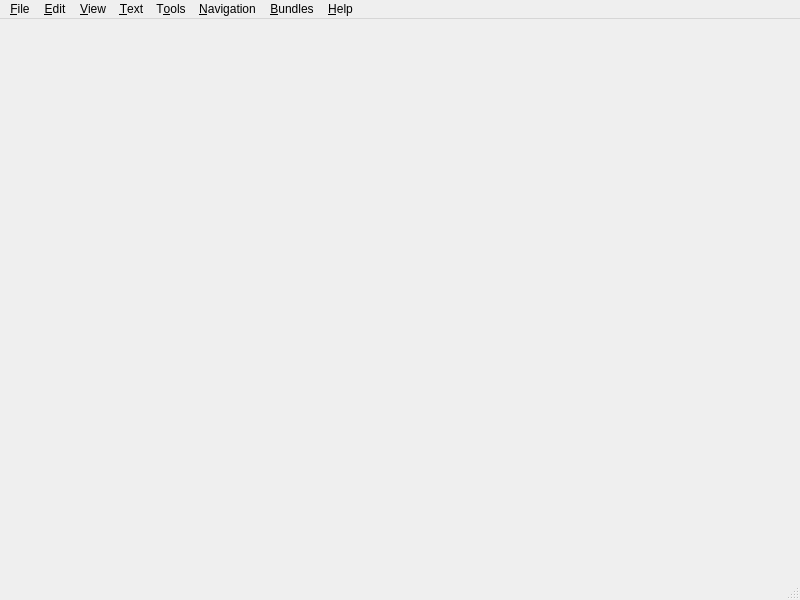
<?xml version="1.0" encoding="UTF-8"?>
<ui version="4.0">
 <class>MainWindow</class>
 <widget class="QMainWindow" name="MainWindow">
  <property name="geometry">
   <rect>
    <x>0</x>
    <y>0</y>
    <width>800</width>
    <height>600</height>
   </rect>
  </property>
  <property name="windowTitle">
   <string>MainWindow</string>
  </property>
  <property name="windowIcon">
   <iconset resource="../../res.qrc">
    <normaloff>:/resources/icons/Prymatex_Logo.png</normaloff>:/resources/icons/Prymatex_Logo.png</iconset>
  </property>
  <widget class="PMXTabWidget" name="tabWidgetEditors">
   <layout class="QVBoxLayout" name="verticalLayout"/>
  </widget>
  <widget class="QMenuBar" name="menubar">
   <property name="geometry">
    <rect>
     <x>0</x>
     <y>0</y>
     <width>800</width>
     <height>21</height>
    </rect>
   </property>
   <widget class="QMenu" name="menuFile">
    <property name="title">
     <string>&amp;File</string>
    </property>
    <addaction name="actionNewTab"/>
    <addaction name="actionOpen"/>
    <addaction name="actionSave"/>
    <addaction name="actionSave_As"/>
    <addaction name="actionSave_All"/>
    <addaction name="actionReload"/>
    <addaction name="actionClose"/>
    <addaction name="actionClose_Others"/>
    <addaction name="actionRestart"/>
    <addaction name="actionQuit"/>
   </widget>
   <widget class="QMenu" name="menuEdit">
    <property name="title">
     <string>&amp;Edit</string>
    </property>
    <addaction name="actionUndo"/>
    <addaction name="actionRedo"/>
    <addaction name="actionCopy"/>
    <addaction name="actionCut"/>
    <addaction name="actionPaste"/>
    <addaction name="actionPaste_As_New"/>
    <addaction name="actionFind"/>
    <addaction name="actionFind_Replace"/>
    <addaction name="actionPreferences"/>
    <addaction name="separator"/>
    <addaction name="separator"/>
   </widget>
   <widget class="QMenu" name="menuView">
    <property name="title">
     <string>&amp;View</string>
    </property>
    <addaction name="actionFullscreen"/>
    <addaction name="actionShow_Menus"/>
    <addaction name="separator"/>
    <addaction name="actionZoom_In"/>
    <addaction name="actionZoom_Out"/>
    <addaction name="separator"/>
    <addaction name="actionFocus_Editor"/>
    <addaction name="actionShow_Line_Numbers"/>
    <addaction name="actionShow_Folding"/>
    <addaction name="actionShow_Bookmarks_Fold"/>
    <addaction name="separator"/>
    <addaction name="actionShow_File_System_Pane"/>
    <addaction name="actionShow_Project_Dock"/>
    <addaction name="actionShow_Symbol_List"/>
    <addaction name="actionShow_Output"/>
    <addaction name="separator"/>
    <addaction name="separator"/>
    <addaction name="actionShow_Current_Scope"/>
   </widget>
   <widget class="QMenu" name="menuText">
    <property name="title">
     <string>&amp;Text</string>
    </property>
    <widget class="QMenu" name="menuConvert">
     <property name="title">
      <string>Convert</string>
     </property>
     <addaction name="actionTo_UPPERCASE"/>
     <addaction name="actionTo_lowercase"/>
     <addaction name="actionTo_TitleCase"/>
     <addaction name="actionTo_iNVERT_cASE"/>
     <addaction name="actionTranspose"/>
    </widget>
    <addaction name="menuConvert"/>
    <addaction name="actionShilft_Left"/>
    <addaction name="actionShift_Right"/>
    <addaction name="separator"/>
    <addaction name="actionTab_to_spaces"/>
    <addaction name="actionSpaces_to_Tabs"/>
    <addaction name="separator"/>
    <addaction name="actionFilter_Through_Command"/>
    <addaction name="actionRun_selection"/>
   </widget>
   <widget class="QMenu" name="menuTools">
    <property name="title">
     <string>T&amp;ools</string>
    </property>
    <widget class="QMenu" name="menuRun">
     <property name="title">
      <string>Run</string>
     </property>
     <addaction name="actionThis_file"/>
     <addaction name="actionWith_options"/>
    </widget>
    <addaction name="menuRun"/>
    <addaction name="actionTermial"/>
    <addaction name="actionFile_browser"/>
   </widget>
   <widget class="QMenu" name="menuNavigation">
    <property name="title">
     <string>&amp;Navigation</string>
    </property>
    <widget class="QMenu" name="menuPanes">
     <property name="title">
      <string>Panes</string>
     </property>
    </widget>
    <addaction name="actionToggle_Bookmark"/>
    <addaction name="actionNext_Bookmark"/>
    <addaction name="actionPrevious_Bookmark"/>
    <addaction name="actionRemove_All_Bookmarks"/>
    <addaction name="separator"/>
    <addaction name="actionNext_Tab"/>
    <addaction name="actionPrevious_Tab"/>
    <addaction name="actionMove_Tab_Left"/>
    <addaction name="actionMove_Tab_Right"/>
    <addaction name="menuPanes"/>
    <addaction name="separator"/>
    <addaction name="actionGo_To_Header_Source"/>
    <addaction name="actionGo_To_FIle"/>
    <addaction name="actionGo_To_Symbol"/>
    <addaction name="actionGo_To_Matching_Bracket"/>
    <addaction name="actionGo_To_Line"/>
   </widget>
   <widget class="QMenu" name="menuHelp">
    <property name="title">
     <string>&amp;Help</string>
    </property>
    <addaction name="actionReport_Bug"/>
    <addaction name="actionTranslate_this_application"/>
    <addaction name="actionProject_Homepage"/>
    <addaction name="actionTake_Screenshot"/>
    <addaction name="actionAbout_this_application"/>
    <addaction name="actionAbout_Qt"/>
   </widget>
   <widget class="QMenu" name="menuBundles">
    <property name="title">
     <string>&amp;Bundles</string>
    </property>
    <addaction name="actionShow_Bundle_Editor"/>
    <addaction name="actionSelect_Bundle_Item"/>
   </widget>
   <addaction name="menuFile"/>
   <addaction name="menuEdit"/>
   <addaction name="menuView"/>
   <addaction name="menuText"/>
   <addaction name="menuTools"/>
   <addaction name="menuNavigation"/>
   <addaction name="menuBundles"/>
   <addaction name="menuHelp"/>
  </widget>
  <widget class="PMXStatusBar" name="statusbar"/>
  <action name="actionNewTab">
   <property name="icon">
    <iconset resource="../../res.qrc">
     <normaloff>:/resources/actions/document-new.png</normaloff>:/resources/actions/document-new.png</iconset>
   </property>
   <property name="text">
    <string>&amp;New</string>
   </property>
   <property name="shortcut">
    <string>Ctrl+N</string>
   </property>
  </action>
  <action name="actionOpen">
   <property name="icon">
    <iconset resource="../../res.qrc">
     <normaloff>:/resources/actions/document-open.png</normaloff>:/resources/actions/document-open.png</iconset>
   </property>
   <property name="text">
    <string>Open</string>
   </property>
   <property name="shortcut">
    <string>Ctrl+O</string>
   </property>
  </action>
  <action name="actionSave">
   <property name="icon">
    <iconset resource="../../res.qrc">
     <normaloff>:/resources/actions/document-save.png</normaloff>:/resources/actions/document-save.png</iconset>
   </property>
   <property name="text">
    <string>Save</string>
   </property>
   <property name="shortcut">
    <string>Ctrl+S</string>
   </property>
  </action>
  <action name="actionSave_As">
   <property name="icon">
    <iconset resource="../../res.qrc">
     <normaloff>:/resources/actions/document-save-as.png</normaloff>:/resources/actions/document-save-as.png</iconset>
   </property>
   <property name="text">
    <string>Save As</string>
   </property>
   <property name="shortcut">
    <string>Ctrl+Shift+S</string>
   </property>
  </action>
  <action name="actionSave_All">
   <property name="icon">
    <iconset resource="../../res.qrc">
     <normaloff>:/resources/actions/document-save-all.png</normaloff>:/resources/actions/document-save-all.png</iconset>
   </property>
   <property name="text">
    <string>Save All</string>
   </property>
   <property name="shortcut">
    <string>Ctrl+Alt+S</string>
   </property>
  </action>
  <action name="actionReload">
   <property name="text">
    <string>Reload</string>
   </property>
   <property name="shortcut">
    <string>F5</string>
   </property>
  </action>
  <action name="actionClose">
   <property name="icon">
    <iconset resource="../../res.qrc">
     <normaloff>:/resources/actions/tab-close.png</normaloff>:/resources/actions/tab-close.png</iconset>
   </property>
   <property name="text">
    <string>Close</string>
   </property>
   <property name="shortcut">
    <string>Ctrl+W</string>
   </property>
  </action>
  <action name="actionClose_Others">
   <property name="icon">
    <iconset resource="../../res.qrc">
     <normaloff>:/resources/actions/tab-close-other.png</normaloff>:/resources/actions/tab-close-other.png</iconset>
   </property>
   <property name="text">
    <string>Close Others</string>
   </property>
   <property name="shortcut">
    <string>Ctrl+Alt+W</string>
   </property>
  </action>
  <action name="actionRestart">
   <property name="text">
    <string>Restart</string>
   </property>
   <property name="shortcut">
    <string>Alt+Shift+R</string>
   </property>
  </action>
  <action name="actionQuit">
   <property name="icon">
    <iconset resource="../../res.qrc">
     <normaloff>:/resources/actions/system-shutdown.png</normaloff>:/resources/actions/system-shutdown.png</iconset>
   </property>
   <property name="text">
    <string>Quit</string>
   </property>
   <property name="shortcut">
    <string>Ctrl+Q</string>
   </property>
  </action>
  <action name="actionUndo">
   <property name="icon">
    <iconset resource="../../res.qrc">
     <normaloff>:/resources/actions/edit-undo.png</normaloff>:/resources/actions/edit-undo.png</iconset>
   </property>
   <property name="text">
    <string>Undo</string>
   </property>
   <property name="shortcut">
    <string>Ctrl+Z</string>
   </property>
  </action>
  <action name="actionRedo">
   <property name="icon">
    <iconset resource="../../res.qrc">
     <normaloff>:/resources/actions/edit-redo.png</normaloff>:/resources/actions/edit-redo.png</iconset>
   </property>
   <property name="text">
    <string>Redo</string>
   </property>
   <property name="shortcut">
    <string>Ctrl+Shift+Z</string>
   </property>
  </action>
  <action name="actionCopy">
   <property name="icon">
    <iconset resource="../../res.qrc">
     <normaloff>:/resources/actions/edit-copy.png</normaloff>:/resources/actions/edit-copy.png</iconset>
   </property>
   <property name="text">
    <string>Copy</string>
   </property>
   <property name="shortcut">
    <string>Ctrl+C</string>
   </property>
  </action>
  <action name="actionCut">
   <property name="icon">
    <iconset resource="../../res.qrc">
     <normaloff>:/resources/actions/edit-cut.png</normaloff>:/resources/actions/edit-cut.png</iconset>
   </property>
   <property name="text">
    <string>Cut</string>
   </property>
   <property name="shortcut">
    <string>Ctrl+X</string>
   </property>
  </action>
  <action name="actionPaste">
   <property name="icon">
    <iconset resource="../../res.qrc">
     <normaloff>:/resources/actions/edit-paste.png</normaloff>:/resources/actions/edit-paste.png</iconset>
   </property>
   <property name="text">
    <string>Paste</string>
   </property>
   <property name="shortcut">
    <string>Ctrl+V</string>
   </property>
  </action>
  <action name="actionPaste_As_New">
   <property name="icon">
    <iconset resource="../../res.qrc">
     <normaloff>:/resources/actions/edit-paste.png</normaloff>:/resources/actions/edit-paste.png</iconset>
   </property>
   <property name="text">
    <string>Paste As New</string>
   </property>
   <property name="shortcut">
    <string>Ctrl+Shift+V</string>
   </property>
  </action>
  <action name="actionFind">
   <property name="icon">
    <iconset resource="../../res.qrc">
     <normaloff>:/resources/actions/edit-find-project.png</normaloff>:/resources/actions/edit-find-project.png</iconset>
   </property>
   <property name="text">
    <string>Find</string>
   </property>
   <property name="shortcut">
    <string>Ctrl+F</string>
   </property>
  </action>
  <action name="actionFind_Replace">
   <property name="icon">
    <iconset resource="../../res.qrc">
     <normaloff>:/resources/actions/edit-find-replace.png</normaloff>:/resources/actions/edit-find-replace.png</iconset>
   </property>
   <property name="text">
    <string>Find/Replace</string>
   </property>
   <property name="shortcut">
    <string>Ctrl+R</string>
   </property>
  </action>
  <action name="actionPreferences">
   <property name="icon">
    <iconset resource="../../res.qrc">
     <normaloff>:/resources/actions/configure.png</normaloff>:/resources/actions/configure.png</iconset>
   </property>
   <property name="text">
    <string>Preferences</string>
   </property>
   <property name="shortcut">
    <string>Alt+P</string>
   </property>
  </action>
  <action name="actionFullscreen">
   <property name="checkable">
    <bool>true</bool>
   </property>
   <property name="text">
    <string>Fullscreen</string>
   </property>
   <property name="shortcut">
    <string>F11</string>
   </property>
  </action>
  <action name="actionShow_Menus">
   <property name="checkable">
    <bool>true</bool>
   </property>
   <property name="checked">
    <bool>true</bool>
   </property>
   <property name="text">
    <string>Show Menus</string>
   </property>
   <property name="shortcut">
    <string>Ctrl+M</string>
   </property>
  </action>
  <action name="actionZoom_In">
   <property name="icon">
    <iconset resource="../../res.qrc">
     <normaloff>:/resources/actions/zoom-in.png</normaloff>:/resources/actions/zoom-in.png</iconset>
   </property>
   <property name="text">
    <string>Zoom In</string>
   </property>
   <property name="shortcut">
    <string>Ctrl++</string>
   </property>
  </action>
  <action name="actionZoom_Out">
   <property name="icon">
    <iconset resource="../../res.qrc">
     <normaloff>:/resources/actions/zoom-out.png</normaloff>:/resources/actions/zoom-out.png</iconset>
   </property>
   <property name="text">
    <string>Zoom Out</string>
   </property>
   <property name="shortcut">
    <string>Ctrl+-</string>
   </property>
  </action>
  <action name="actionFocus_Editor">
   <property name="text">
    <string>Focus Editor</string>
   </property>
   <property name="shortcut">
    <string>F12</string>
   </property>
  </action>
  <action name="actionShow_Line_Numbers">
   <property name="text">
    <string>Show Line Numbers</string>
   </property>
   <property name="shortcut">
    <string>F10</string>
   </property>
  </action>
  <action name="actionShow_Folding">
   <property name="text">
    <string>Show Code Folding</string>
   </property>
   <property name="shortcut">
    <string>Shift+F10</string>
   </property>
  </action>
  <action name="actionShow_Bookmarks_Fold">
   <property name="text">
    <string>Show Bookmarks Fold</string>
   </property>
   <property name="shortcut">
    <string>Alt+F10</string>
   </property>
  </action>
  <action name="actionShow_File_System_Pane">
   <property name="checkable">
    <bool>true</bool>
   </property>
   <property name="text">
    <string>Show File System Navigator</string>
   </property>
   <property name="shortcut">
    <string>F8</string>
   </property>
  </action>
  <action name="actionShow_Project_Dock">
   <property name="checkable">
    <bool>true</bool>
   </property>
   <property name="text">
    <string>Show Project</string>
   </property>
   <property name="shortcut">
    <string>F7</string>
   </property>
  </action>
  <action name="actionShow_Symbol_List">
   <property name="checkable">
    <bool>true</bool>
   </property>
   <property name="text">
    <string>Show Symbol List</string>
   </property>
   <property name="shortcut">
    <string>F6</string>
   </property>
  </action>
  <action name="actionShow_Output">
   <property name="checkable">
    <bool>true</bool>
   </property>
   <property name="text">
    <string>Show Output</string>
   </property>
   <property name="shortcut">
    <string>Shift+F6</string>
   </property>
  </action>
  <action name="actionShow_Current_Scope">
   <property name="text">
    <string>Show Current Scope</string>
   </property>
   <property name="shortcut">
    <string>Alt+Shift+S</string>
   </property>
  </action>
  <action name="actionShilft_Left">
   <property name="icon">
    <iconset resource="../../res.qrc">
     <normaloff>:/resources/actions/format-indent-less.png</normaloff>:/resources/actions/format-indent-less.png</iconset>
   </property>
   <property name="text">
    <string>Shilft Left</string>
   </property>
   <property name="shortcut">
    <string>Ctrl+&lt;</string>
   </property>
  </action>
  <action name="actionShift_Right">
   <property name="icon">
    <iconset resource="../../res.qrc">
     <normaloff>:/resources/actions/format-indent-more.png</normaloff>:/resources/actions/format-indent-more.png</iconset>
   </property>
   <property name="text">
    <string>Shift Right</string>
   </property>
   <property name="shortcut">
    <string>Ctrl+&gt;</string>
   </property>
  </action>
  <action name="actionTo_UPPERCASE">
   <property name="text">
    <string>To UPPERCASE</string>
   </property>
  </action>
  <action name="actionTo_lowercase">
   <property name="text">
    <string>To lowercase</string>
   </property>
  </action>
  <action name="actionTo_TitleCase">
   <property name="text">
    <string>To TitleCase</string>
   </property>
  </action>
  <action name="actionTo_iNVERT_cASE">
   <property name="text">
    <string>To iNVERT cASE</string>
   </property>
  </action>
  <action name="actionTranspose">
   <property name="text">
    <string>Transpose</string>
   </property>
  </action>
  <action name="actionTab_to_spaces">
   <property name="text">
    <string>Tab to Spaces</string>
   </property>
  </action>
  <action name="actionSpaces_to_Tabs">
   <property name="text">
    <string>Spaces to Tabs</string>
   </property>
  </action>
  <action name="actionFilter_Through_Command">
   <property name="icon">
    <iconset resource="../../res.qrc">
     <normaloff>:/resources/actions/view-filter.png</normaloff>:/resources/actions/view-filter.png</iconset>
   </property>
   <property name="text">
    <string>Filter through command</string>
   </property>
   <property name="iconText">
    <string>Filter Through Command</string>
   </property>
   <property name="shortcut">
    <string>Ctrl+Shift+F</string>
   </property>
  </action>
  <action name="actionRun_selection">
   <property name="text">
    <string>Run selection</string>
   </property>
   <property name="shortcut">
    <string>Alt+Shift+R</string>
   </property>
  </action>
  <action name="actionTermial">
   <property name="text">
    <string>Termial</string>
   </property>
  </action>
  <action name="actionFile_browser">
   <property name="text">
    <string>File browser</string>
   </property>
  </action>
  <action name="actionThis_file">
   <property name="text">
    <string>This file</string>
   </property>
  </action>
  <action name="actionWith_options">
   <property name="text">
    <string>with options...</string>
   </property>
  </action>
  <action name="actionToggle_Bookmark">
   <property name="text">
    <string>Toggle Bookmark</string>
   </property>
   <property name="shortcut">
    <string>Ctrl+B</string>
   </property>
  </action>
  <action name="actionNext_Bookmark">
   <property name="text">
    <string>Next Bookmark</string>
   </property>
   <property name="shortcut">
    <string>F2</string>
   </property>
  </action>
  <action name="actionPrevious_Bookmark">
   <property name="text">
    <string>Previous Bookmark</string>
   </property>
   <property name="shortcut">
    <string>Shift+F3</string>
   </property>
  </action>
  <action name="actionRemove_All_Bookmarks">
   <property name="text">
    <string>Remove All Bookmarks</string>
   </property>
   <property name="shortcut">
    <string>Ctrl+Shift+F3</string>
   </property>
  </action>
  <action name="actionNext_Tab">
   <property name="text">
    <string>Next Tab</string>
   </property>
   <property name="shortcut">
    <string>Ctrl+PgDown</string>
   </property>
  </action>
  <action name="actionPrevious_Tab">
   <property name="text">
    <string>Previous Tab</string>
   </property>
   <property name="shortcut">
    <string>Ctrl+PgUp</string>
   </property>
  </action>
  <action name="actionMove_Tab_Left">
   <property name="text">
    <string>Move Tab Left</string>
   </property>
   <property name="shortcut">
    <string>Ctrl+Shift+PgUp</string>
   </property>
  </action>
  <action name="actionMove_Tab_Right">
   <property name="text">
    <string>Move Tab Right</string>
   </property>
   <property name="shortcut">
    <string>Ctrl+Shift+PgDown</string>
   </property>
  </action>
  <action name="actionA">
   <property name="text">
    <string>No Pane</string>
   </property>
  </action>
  <action name="actionGo_To_Header_Source">
   <property name="text">
    <string>Go To Header/Source</string>
   </property>
  </action>
  <action name="actionGo_To_FIle">
   <property name="text">
    <string>Go To FIle</string>
   </property>
  </action>
  <action name="actionGo_To_Symbol">
   <property name="text">
    <string>Go To Symbol</string>
   </property>
  </action>
  <action name="actionGo_To_Matching_Bracket">
   <property name="text">
    <string>Go To Matching Bracket</string>
   </property>
   <property name="shortcut">
    <string>Ctrl+B</string>
   </property>
  </action>
  <action name="actionGo_To_Line">
   <property name="text">
    <string>Go To Line</string>
   </property>
   <property name="shortcut">
    <string>Ctrl+G</string>
   </property>
  </action>
  <action name="actionReport_Bug">
   <property name="text">
    <string>Report Bug</string>
   </property>
  </action>
  <action name="actionTranslate_this_application">
   <property name="text">
    <string>Translate this application</string>
   </property>
  </action>
  <action name="actionProject_Homepage">
   <property name="text">
    <string>Project Homepage</string>
   </property>
  </action>
  <action name="actionTake_Screenshot">
   <property name="text">
    <string>Take Screenshot</string>
   </property>
  </action>
  <action name="actionAbout_this_application">
   <property name="text">
    <string>About this application</string>
   </property>
  </action>
  <action name="actionAbout_Qt">
   <property name="text">
    <string>About Qt</string>
   </property>
  </action>
  <action name="actionShow_Bundle_Editor">
   <property name="checkable">
    <bool>true</bool>
   </property>
   <property name="text">
    <string>Show Bundle Editor</string>
   </property>
  </action>
  <action name="actionSelect_Bundle_Item">
   <property name="text">
    <string>Select Bundle Item</string>
   </property>
   <property name="shortcut">
    <string>Ctrl+Alt+T</string>
   </property>
  </action>
 </widget>
 <customwidgets>
  <customwidget>
   <class>PMXTabWidget</class>
   <extends>QWidget</extends>
   <header>tabwidget</header>
   <container>1</container>
  </customwidget>
  <customwidget>
   <class>PMXStatusBar</class>
   <extends>QStatusBar</extends>
   <header>statusbar</header>
  </customwidget>
 </customwidgets>
 <resources>
  <include location="../../res.qrc"/>
 </resources>
 <connections/>
</ui>
